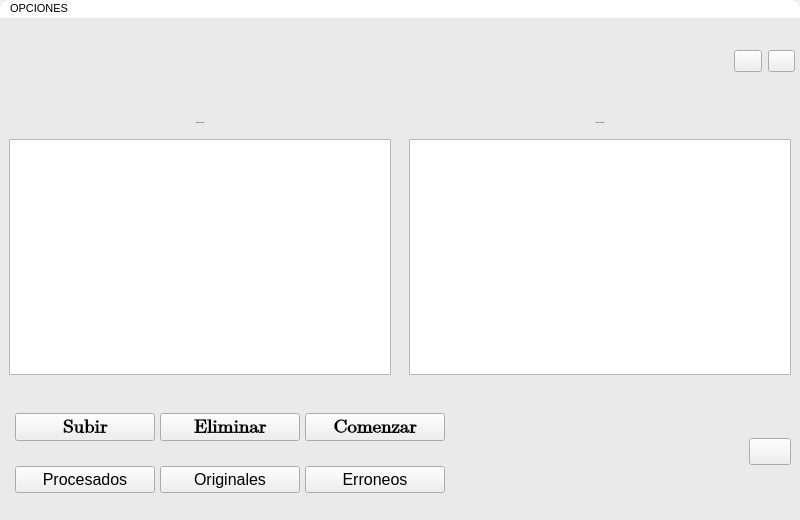
<?xml version="1.0" encoding="UTF-8"?>
<ui version="4.0">
 <class>Kenworth_Rio_Bravo</class>
 <widget class="QMainWindow" name="Kenworth_Rio_Bravo">
  <property name="geometry">
   <rect>
    <x>0</x>
    <y>0</y>
    <width>800</width>
    <height>520</height>
   </rect>
  </property>
  <property name="minimumSize">
   <size>
    <width>800</width>
    <height>520</height>
   </size>
  </property>
  <property name="maximumSize">
   <size>
    <width>800</width>
    <height>520</height>
   </size>
  </property>
  <property name="windowTitle">
   <string>KENWORTH RIO BRAVO</string>
  </property>
  <property name="styleSheet">
   <string notr="true">#Kenworth_Rio_Bravo{
min-width: 800px;
min-height:520px;
max-width: 800px;
max-height:520px;
}
#WPrincipal{
background-color: rgb(234, 234, 234);
}
[objectName^=&quot;btc_btc&quot;]{
background-color: transparent;
border-radius:none;
width:35px;
height:35px;
}
[objectName^=&quot;btc_btc&quot;]:hover{
background-color: rgb(64, 150, 216);
	color: rgb(0, 0, 0);
	border-radius:4px;
}
[objectName^=&quot;Tabla&quot;]{
	background-color: rgb(255, 255, 255);
	border: 1px solid;
}
[objectName^=&quot;txt&quot;]{
	font-family: Arial;
	color: rgb(0, 0, 0);
	font-size: 20px;
}
[objectName^=&quot;btn_btn&quot;]{
background-color: rgb(64, 150, 216);
	border-radius:4px;
	color: rgb(0, 0, 0);
	height:35px;
}
[objectName^=&quot;btn_btn&quot;]:hover{
background-color: rgb(69, 163, 235);
}
#menuBar{
background-color: rgb(255, 255, 255);
color: rgb(0, 0, 0);
border-top-left-radius: 10px;
border-top-right-radius: 10px;
}</string>
  </property>
  <widget class="QWidget" name="WPrincipal">
   <property name="minimumSize">
    <size>
     <width>0</width>
     <height>0</height>
    </size>
   </property>
   <property name="maximumSize">
    <size>
     <width>16777215</width>
     <height>16777215</height>
    </size>
   </property>
   <property name="styleSheet">
    <string notr="true"/>
   </property>
   <layout class="QVBoxLayout" name="verticalLayout">
    <property name="spacing">
     <number>0</number>
    </property>
    <property name="leftMargin">
     <number>0</number>
    </property>
    <property name="topMargin">
     <number>0</number>
    </property>
    <property name="rightMargin">
     <number>0</number>
    </property>
    <property name="bottomMargin">
     <number>0</number>
    </property>
    <item>
     <widget class="QWidget" name="WCabecera" native="true">
      <property name="minimumSize">
       <size>
        <width>0</width>
        <height>50</height>
       </size>
      </property>
      <property name="maximumSize">
       <size>
        <width>16777215</width>
        <height>50</height>
       </size>
      </property>
      <layout class="QHBoxLayout" name="horizontalLayout">
       <property name="spacing">
        <number>0</number>
       </property>
       <property name="leftMargin">
        <number>15</number>
       </property>
       <property name="topMargin">
        <number>0</number>
       </property>
       <property name="rightMargin">
        <number>0</number>
       </property>
       <property name="bottomMargin">
        <number>0</number>
       </property>
       <item>
        <widget class="QWidget" name="WLogo" native="true">
         <property name="minimumSize">
          <size>
           <width>200</width>
           <height>0</height>
          </size>
         </property>
         <property name="maximumSize">
          <size>
           <width>200</width>
           <height>16777215</height>
          </size>
         </property>
         <layout class="QVBoxLayout" name="verticalLayout_2">
          <property name="spacing">
           <number>0</number>
          </property>
          <property name="leftMargin">
           <number>0</number>
          </property>
          <property name="topMargin">
           <number>0</number>
          </property>
          <property name="rightMargin">
           <number>0</number>
          </property>
          <property name="bottomMargin">
           <number>0</number>
          </property>
          <item>
           <widget class="QLabel" name="lblLogoKWRB">
            <property name="text">
             <string/>
            </property>
            <property name="pixmap">
             <pixmap>../Source/LOGO_KWRB.png</pixmap>
            </property>
            <property name="scaledContents">
             <bool>true</bool>
            </property>
           </widget>
          </item>
         </layout>
        </widget>
       </item>
       <item>
        <spacer name="horizontalSpacer">
         <property name="orientation">
          <enum>Qt::Horizontal</enum>
         </property>
         <property name="sizeHint" stdset="0">
          <size>
           <width>476</width>
           <height>20</height>
          </size>
         </property>
        </spacer>
       </item>
       <item>
        <widget class="QWidget" name="WBotonesSalida" native="true">
         <property name="minimumSize">
          <size>
           <width>75</width>
           <height>0</height>
          </size>
         </property>
         <property name="maximumSize">
          <size>
           <width>75</width>
           <height>16777215</height>
          </size>
         </property>
         <layout class="QHBoxLayout" name="horizontalLayout_2">
          <property name="rightMargin">
           <number>5</number>
          </property>
          <item>
           <widget class="QPushButton" name="btc_btc_Minimizar">
            <property name="cursor">
             <cursorShape>PointingHandCursor</cursorShape>
            </property>
            <property name="toolTip">
             <string>Minimizar</string>
            </property>
            <property name="text">
             <string/>
            </property>
            <property name="icon">
             <iconset>
              <normaloff>../Source/Icon_Minimize.png</normaloff>../Source/Icon_Minimize.png</iconset>
            </property>
            <property name="iconSize">
             <size>
              <width>30</width>
              <height>30</height>
             </size>
            </property>
           </widget>
          </item>
          <item>
           <widget class="QPushButton" name="btc_btc_Cerrar">
            <property name="cursor">
             <cursorShape>PointingHandCursor</cursorShape>
            </property>
            <property name="mouseTracking">
             <bool>true</bool>
            </property>
            <property name="toolTip">
             <string>Cerrar</string>
            </property>
            <property name="text">
             <string/>
            </property>
            <property name="icon">
             <iconset>
              <normaloff>../Source/Icon_Close.png</normaloff>../Source/Icon_Close.png</iconset>
            </property>
            <property name="iconSize">
             <size>
              <width>30</width>
              <height>30</height>
             </size>
            </property>
           </widget>
          </item>
         </layout>
        </widget>
       </item>
      </layout>
     </widget>
    </item>
    <item>
     <widget class="QWidget" name="WCuerpo" native="true">
      <property name="minimumSize">
       <size>
        <width>0</width>
        <height>280</height>
       </size>
      </property>
      <property name="maximumSize">
       <size>
        <width>16777215</width>
        <height>280</height>
       </size>
      </property>
      <layout class="QHBoxLayout" name="horizontalLayout_3">
       <property name="spacing">
        <number>0</number>
       </property>
       <property name="leftMargin">
        <number>0</number>
       </property>
       <property name="topMargin">
        <number>0</number>
       </property>
       <property name="rightMargin">
        <number>0</number>
       </property>
       <property name="bottomMargin">
        <number>0</number>
       </property>
       <item>
        <widget class="QWidget" name="WTablaIzquierda" native="true">
         <layout class="QVBoxLayout" name="verticalLayout_3">
          <item>
           <widget class="QLabel" name="txt_EnCola">
            <property name="minimumSize">
             <size>
              <width>0</width>
              <height>20</height>
             </size>
            </property>
            <property name="maximumSize">
             <size>
              <width>16777215</width>
              <height>20</height>
             </size>
            </property>
            <property name="font">
             <font>
              <family>Arial</family>
              <pointsize>-1</pointsize>
             </font>
            </property>
            <property name="text">
             <string>Trabajos En Espera</string>
            </property>
            <property name="alignment">
             <set>Qt::AlignCenter</set>
            </property>
           </widget>
          </item>
          <item>
           <widget class="QTableWidget" name="Tabla_Cola"/>
          </item>
         </layout>
        </widget>
       </item>
       <item>
        <widget class="QWidget" name="WTablaDerecha" native="true">
         <layout class="QVBoxLayout" name="verticalLayout_4">
          <item>
           <widget class="QLabel" name="txt_Procesados">
            <property name="minimumSize">
             <size>
              <width>0</width>
              <height>20</height>
             </size>
            </property>
            <property name="maximumSize">
             <size>
              <width>16777215</width>
              <height>20</height>
             </size>
            </property>
            <property name="font">
             <font>
              <family>Arial</family>
              <pointsize>-1</pointsize>
             </font>
            </property>
            <property name="text">
             <string>Trabajos Realizados</string>
            </property>
            <property name="alignment">
             <set>Qt::AlignCenter</set>
            </property>
           </widget>
          </item>
          <item>
           <widget class="QTableWidget" name="Tabla_Procesados"/>
          </item>
         </layout>
        </widget>
       </item>
      </layout>
     </widget>
    </item>
    <item>
     <widget class="QWidget" name="WPie" native="true">
      <property name="minimumSize">
       <size>
        <width>0</width>
        <height>100</height>
       </size>
      </property>
      <property name="maximumSize">
       <size>
        <width>16777215</width>
        <height>100</height>
       </size>
      </property>
      <layout class="QHBoxLayout" name="horizontalLayout_4">
       <property name="spacing">
        <number>0</number>
       </property>
       <property name="leftMargin">
        <number>0</number>
       </property>
       <property name="topMargin">
        <number>0</number>
       </property>
       <property name="rightMargin">
        <number>0</number>
       </property>
       <property name="bottomMargin">
        <number>0</number>
       </property>
       <item>
        <widget class="QWidget" name="WBotones" native="true">
         <property name="minimumSize">
          <size>
           <width>450</width>
           <height>0</height>
          </size>
         </property>
         <layout class="QVBoxLayout" name="verticalLayout_6">
          <property name="spacing">
           <number>5</number>
          </property>
          <property name="leftMargin">
           <number>10</number>
          </property>
          <property name="topMargin">
           <number>0</number>
          </property>
          <property name="rightMargin">
           <number>0</number>
          </property>
          <property name="bottomMargin">
           <number>0</number>
          </property>
          <item>
           <widget class="QWidget" name="WBotonesTrabajo" native="true">
            <property name="minimumSize">
             <size>
              <width>0</width>
              <height>50</height>
             </size>
            </property>
            <property name="maximumSize">
             <size>
              <width>16777215</width>
              <height>50</height>
             </size>
            </property>
            <layout class="QHBoxLayout" name="horizontalLayout_5">
             <property name="spacing">
              <number>5</number>
             </property>
             <property name="leftMargin">
              <number>5</number>
             </property>
             <property name="topMargin">
              <number>5</number>
             </property>
             <property name="rightMargin">
              <number>5</number>
             </property>
             <property name="bottomMargin">
              <number>5</number>
             </property>
             <item>
              <widget class="QPushButton" name="btn_btn_Subir">
               <property name="font">
                <font>
                 <family>Cambria Math</family>
                 <pointsize>14</pointsize>
                 <weight>75</weight>
                 <bold>true</bold>
                </font>
               </property>
               <property name="cursor">
                <cursorShape>PointingHandCursor</cursorShape>
               </property>
               <property name="toolTip">
                <string>&lt;html&gt;&lt;head/&gt;&lt;body&gt;&lt;p&gt;Selecciona un archivo .xlsx&lt;/p&gt;&lt;/body&gt;&lt;/html&gt;</string>
               </property>
               <property name="styleSheet">
                <string notr="true"/>
               </property>
               <property name="text">
                <string>Subir</string>
               </property>
              </widget>
             </item>
             <item>
              <widget class="QPushButton" name="btn_btn_Eliminar">
               <property name="font">
                <font>
                 <family>Cambria Math</family>
                 <pointsize>14</pointsize>
                 <weight>75</weight>
                 <bold>true</bold>
                </font>
               </property>
               <property name="cursor">
                <cursorShape>PointingHandCursor</cursorShape>
               </property>
               <property name="toolTip">
                <string>&lt;html&gt;&lt;head/&gt;&lt;body&gt;&lt;p&gt;Elimina los archivos procesados&lt;/p&gt;&lt;/body&gt;&lt;/html&gt;</string>
               </property>
               <property name="styleSheet">
                <string notr="true"/>
               </property>
               <property name="text">
                <string>Eliminar</string>
               </property>
              </widget>
             </item>
             <item>
              <widget class="QPushButton" name="btn_btn_Comenzar">
               <property name="font">
                <font>
                 <family>Cambria Math</family>
                 <pointsize>14</pointsize>
                 <weight>75</weight>
                 <bold>true</bold>
                </font>
               </property>
               <property name="cursor">
                <cursorShape>PointingHandCursor</cursorShape>
               </property>
               <property name="toolTip">
                <string>&lt;html&gt;&lt;head/&gt;&lt;body&gt;&lt;p&gt;Comenzar el proceso&lt;/p&gt;&lt;/body&gt;&lt;/html&gt;</string>
               </property>
               <property name="styleSheet">
                <string notr="true"/>
               </property>
               <property name="text">
                <string>Comenzar</string>
               </property>
              </widget>
             </item>
            </layout>
           </widget>
          </item>
          <item>
           <widget class="QWidget" name="WBotonesRutas" native="true">
            <layout class="QHBoxLayout" name="horizontalLayout_6">
             <property name="spacing">
              <number>5</number>
             </property>
             <property name="leftMargin">
              <number>5</number>
             </property>
             <property name="topMargin">
              <number>5</number>
             </property>
             <property name="rightMargin">
              <number>5</number>
             </property>
             <property name="bottomMargin">
              <number>5</number>
             </property>
             <item>
              <widget class="QPushButton" name="btn_btn_Procesados">
               <property name="font">
                <font>
                 <pointsize>12</pointsize>
                 <weight>50</weight>
                 <bold>false</bold>
                </font>
               </property>
               <property name="cursor">
                <cursorShape>PointingHandCursor</cursorShape>
               </property>
               <property name="toolTip">
                <string>&lt;html&gt;&lt;head/&gt;&lt;body&gt;&lt;p&gt;Ruta de archivos procesados&lt;/p&gt;&lt;/body&gt;&lt;/html&gt;</string>
               </property>
               <property name="styleSheet">
                <string notr="true"/>
               </property>
               <property name="text">
                <string>Procesados</string>
               </property>
              </widget>
             </item>
             <item>
              <widget class="QPushButton" name="btn_btn_Originales">
               <property name="font">
                <font>
                 <pointsize>12</pointsize>
                </font>
               </property>
               <property name="cursor">
                <cursorShape>PointingHandCursor</cursorShape>
               </property>
               <property name="toolTip">
                <string>&lt;html&gt;&lt;head/&gt;&lt;body&gt;&lt;p&gt;Ruta de archivos originales&lt;/p&gt;&lt;/body&gt;&lt;/html&gt;</string>
               </property>
               <property name="styleSheet">
                <string notr="true"/>
               </property>
               <property name="text">
                <string>Originales</string>
               </property>
              </widget>
             </item>
             <item>
              <widget class="QPushButton" name="btn_btn_Errores">
               <property name="font">
                <font>
                 <pointsize>12</pointsize>
                </font>
               </property>
               <property name="cursor">
                <cursorShape>PointingHandCursor</cursorShape>
               </property>
               <property name="toolTip">
                <string>&lt;html&gt;&lt;head/&gt;&lt;body&gt;&lt;p&gt;Ruta de archivos erroneos&lt;/p&gt;&lt;/body&gt;&lt;/html&gt;</string>
               </property>
               <property name="styleSheet">
                <string notr="true"/>
               </property>
               <property name="text">
                <string>Erroneos</string>
               </property>
              </widget>
             </item>
            </layout>
           </widget>
          </item>
         </layout>
        </widget>
       </item>
       <item>
        <widget class="QWidget" name="WTextoProceso" native="true">
         <layout class="QVBoxLayout" name="verticalLayout_5">
          <property name="spacing">
           <number>5</number>
          </property>
          <property name="leftMargin">
           <number>0</number>
          </property>
          <property name="rightMargin">
           <number>0</number>
          </property>
          <item>
           <widget class="QLabel" name="lbl_TrabajandoCon">
            <property name="enabled">
             <bool>false</bool>
            </property>
            <property name="font">
             <font>
              <family>Arial</family>
              <pointsize>12</pointsize>
              <weight>75</weight>
              <bold>true</bold>
             </font>
            </property>
            <property name="text">
             <string/>
            </property>
            <property name="alignment">
             <set>Qt::AlignCenter</set>
            </property>
           </widget>
          </item>
          <item>
           <widget class="QLabel" name="lbl_NombreReporte">
            <property name="enabled">
             <bool>false</bool>
            </property>
            <property name="font">
             <font>
              <family>Arial</family>
              <pointsize>12</pointsize>
              <weight>75</weight>
              <bold>true</bold>
             </font>
            </property>
            <property name="text">
             <string/>
            </property>
            <property name="alignment">
             <set>Qt::AlignCenter</set>
            </property>
           </widget>
          </item>
         </layout>
        </widget>
       </item>
       <item>
        <widget class="QWidget" name="WBotonAyuda" native="true">
         <property name="minimumSize">
          <size>
           <width>60</width>
           <height>0</height>
          </size>
         </property>
         <property name="maximumSize">
          <size>
           <width>60</width>
           <height>60</height>
          </size>
         </property>
         <layout class="QVBoxLayout" name="verticalLayout_7">
          <item>
           <widget class="QPushButton" name="btn_btn_Ayuda">
            <property name="maximumSize">
             <size>
              <width>16777213</width>
              <height>16777215</height>
             </size>
            </property>
            <property name="font">
             <font>
              <family>Verdana</family>
              <pointsize>12</pointsize>
              <weight>75</weight>
              <bold>true</bold>
             </font>
            </property>
            <property name="cursor">
             <cursorShape>PointingHandCursor</cursorShape>
            </property>
            <property name="acceptDrops">
             <bool>false</bool>
            </property>
            <property name="toolTip">
             <string notr="true">&lt;html&gt;&lt;head/&gt;&lt;body&gt;&lt;p align=&quot;justify&quot;&gt;Ayuda&lt;/p&gt;&lt;/body&gt;&lt;/html&gt;</string>
            </property>
            <property name="toolTipDuration">
             <number>0</number>
            </property>
            <property name="statusTip">
             <string/>
            </property>
            <property name="whatsThis">
             <string/>
            </property>
            <property name="accessibleName">
             <string/>
            </property>
            <property name="accessibleDescription">
             <string/>
            </property>
            <property name="layoutDirection">
             <enum>Qt::LeftToRight</enum>
            </property>
            <property name="autoFillBackground">
             <bool>false</bool>
            </property>
            <property name="styleSheet">
             <string notr="true"/>
            </property>
            <property name="locale">
             <locale language="Spanish" country="Nicaragua"/>
            </property>
            <property name="text">
             <string/>
            </property>
            <property name="icon">
             <iconset>
              <normaloff>../Source/Icon_Help.png</normaloff>../Source/Icon_Help.png</iconset>
            </property>
            <property name="iconSize">
             <size>
              <width>32</width>
              <height>32</height>
             </size>
            </property>
           </widget>
          </item>
         </layout>
        </widget>
       </item>
      </layout>
     </widget>
    </item>
   </layout>
  </widget>
  <widget class="QMenuBar" name="menuBar">
   <property name="geometry">
    <rect>
     <x>0</x>
     <y>0</y>
     <width>800</width>
     <height>20</height>
    </rect>
   </property>
   <property name="font">
    <font>
     <family>Arial</family>
     <pointsize>8</pointsize>
    </font>
   </property>
   <widget class="QMenu" name="menuOPCIONES">
    <property name="font">
     <font>
      <family>Arial</family>
      <pointsize>8</pointsize>
     </font>
    </property>
    <property name="title">
     <string>OPCIONES</string>
    </property>
    <widget class="QMenu" name="menuPagosClientes">
     <property name="font">
      <font>
       <family>Arial</family>
       <pointsize>8</pointsize>
      </font>
     </property>
     <property name="title">
      <string>Reportes</string>
     </property>
     <widget class="QMenu" name="menuPagos_de_facturas_de_clientes">
      <property name="title">
       <string>Pagos de facturas de clientes</string>
      </property>
      <addaction name="actionObjetivos_Mensuales_PagosClientes"/>
     </widget>
     <addaction name="menuPagos_de_facturas_de_clientes"/>
    </widget>
    <addaction name="menuPagosClientes"/>
    <addaction name="actionFechaMovimiento"/>
    <addaction name="actionDirecciones_de_envio"/>
   </widget>
   <addaction name="menuOPCIONES"/>
  </widget>
  <action name="Pagos_Clientes_Objetivos">
   <property name="text">
    <string>Pagos_Clientes(Objetivos)</string>
   </property>
  </action>
  <action name="actionFechaMovimiento">
   <property name="text">
    <string>FechaMovimiento</string>
   </property>
  </action>
  <action name="actionDirecciones_de_envio">
   <property name="text">
    <string>Direcciones de envio</string>
   </property>
  </action>
  <action name="actionObjetivos_Mensuales_PagosClientes">
   <property name="text">
    <string>Objetivos Mensuales</string>
   </property>
   <property name="font">
    <font>
     <pointsize>8</pointsize>
    </font>
   </property>
  </action>
 </widget>
 <resources/>
 <connections/>
</ui>
